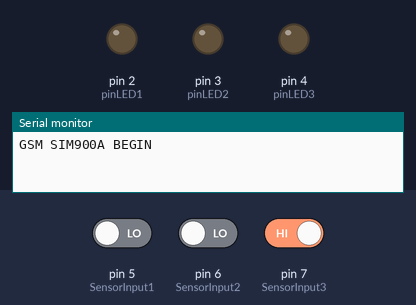
Bench run of a sketch on a simulated Arduino Uno, built with avr-gcc and run on an emulated ATmega328P. On the bench: output pins drawn as LEDs (lit = HIGH), the last lines printed to the serial monitor. The test bench sets the inputs (shaded band); at power-on: pin 5 (SensorInput1) LOW, pin 6 (SensorInput2) LOW, pin 7 (SensorInput3) HIGH. The modem accepts every AT command (registered, SIM ready, sends succeed) and sends nothing else.

Above: at 1.3 s.
1.4 s: pin 5 (SensorInput1) driven HIGH
At 1.7 s:
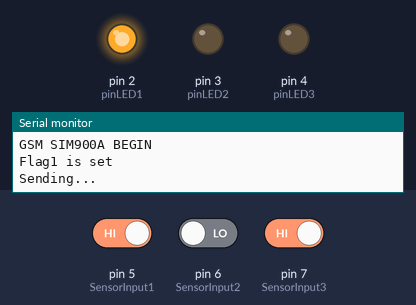
2.9 s: pin 6 (SensorInput2) driven HIGH
At 5.8 s:
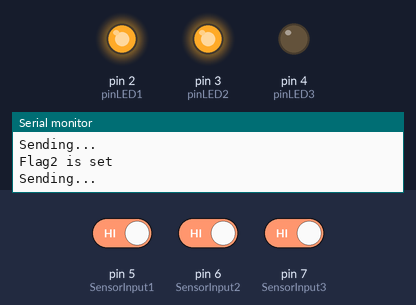
5.9 s: pin 5 (SensorInput1) driven LOW and pin 7 (SensorInput3) driven LOW
8.9 s: pin 7 (SensorInput3) driven HIGH
At 10.9 s:
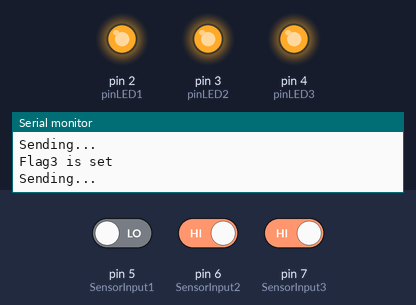
11.2 s: pin 5 (SensorInput1) driven HIGH
At 11.8 s:
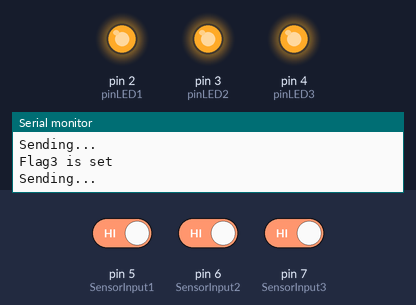
14.2 s: pin 6 (SensorInput2) driven LOW
At 15.1 s:
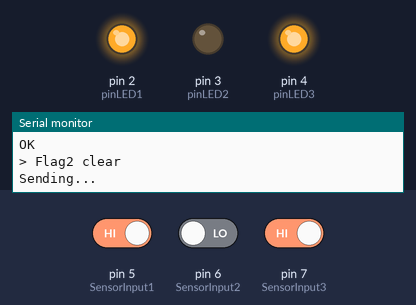
Timing chart, 0 to 16.7 s (numbered marks = the images above; inputs shaded):
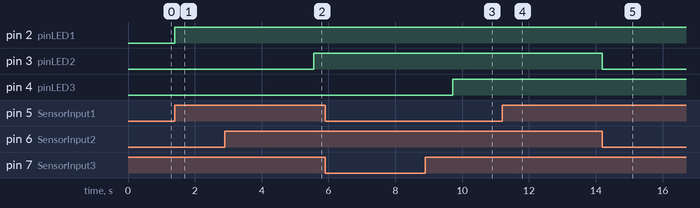

Measured:
- after the input at 1.4 s, pin 2 (pinLED1): LOW → HIGH at once
- after the input at 2.9 s, pin 3 (pinLED2): LOW → HIGH after 2.7 s
- after the input at 5.9 s, every drawn part: stays the same
- after the input at 8.9 s, pin 2 (pinLED1): stays HIGH (without the input it goes to LOW after 0.82 s); pin 4 (pinLED3): LOW → HIGH after 0.82 s
- after the input at 11.2 s, pin 2 (pinLED1): stays HIGH (without the input it goes to LOW after 2.7 s)
- after the input at 14.2 s, pin 3 (pinLED2): HIGH → LOW at once

The sketch:

GSM_BASED_WATER_LEVEL_MONITORING_ALARM_USING_ARDUINO.ino
```cpp
                  /*Connect 5VT to D9 and 5VR to D10*/
//* RX is digital pin 10 (connect to TX of other device)
//* TX is digital pin 11 (connect to RX of other device)

#include <SoftwareSerial.h>
SoftwareSerial mySerial(10,11);

int SensorInput1 = 5;
int SensorInput2 = 6;
int SensorInput3 = 7;
int pinLED1 = 2;
int pinLED2 = 3;
int pinLED3 = 4;
int Flag1 = 0;
int Flag2 = 0;
int Flag3 = 0;
int SensorState1;
int SensorState2;
int SensorState3;

void setup()
{
  pinMode(SensorInput1, INPUT);
  pinMode(SensorInput2, INPUT);
  pinMode(SensorInput3, INPUT);
  pinMode(pinLED1,OUTPUT);
  pinMode(pinLED2,OUTPUT);
  pinMode(pinLED3,OUTPUT);
  mySerial.begin(9600);
  Serial.begin(9600);
  Serial.println("GSM SIM900A BEGIN");
  delay(100);
}

void loop()
{
   SensorState1 = digitalRead(SensorInput1);
   if (SensorState1 == HIGH && Flag1 == 0)
  {
    Flag1 = 1;
    Serial.println("Flag1 is set");
    digitalWrite(pinLED1,HIGH);
    SendMessage("AT+CMGS=\"+959402512293\"\r", "Water level 1");
    delay(1000);


  }else if (SensorState1 == LOW && Flag1 == 1)
  {
    Flag1 = 0;
    Serial.println("Flag1 clear");
    digitalWrite(pinLED1,LOW);
    SendMessage("AT+CMGS=\"+959402512293\"\r", "Water falls below level 1");
    delay(1000);

  }


  SensorState2 = digitalRead(SensorInput2);
  if (SensorState2 == HIGH && SensorState1 == HIGH && Flag2 == 0)
  {
    Flag2 = 1;
    Serial.println("Flag2 is set");
    digitalWrite(pinLED2,HIGH);
    SendMessage("AT+CMGS=\"+959402512293\"\r", "Water level 2");
    delay(1000);


  }
  else if (SensorState2 == LOW && Flag2 == 1)
  {
    Flag2 = 0;
    Serial.println("Flag2 clear");
    digitalWrite(pinLED2,LOW);
    SendMessage("AT+CMGS=\"+959402512293\"\r", "Water falls below level 2 ");
    delay(1000);


  }

  SensorState3 = digitalRead(SensorInput3);
  if (SensorState1 == HIGH && SensorState2 == HIGH && SensorState3 == HIGH && Flag3 == 0)
  {
    Flag3 = 1;
    Serial.println("Flag3 is set");
    digitalWrite(pinLED3,HIGH);
    SendMessage("AT+CMGS=\"+959402512293\"\r", "Water level 3");
    delay(1000);


  }
  else if (SensorState3 == LOW && Flag3 == 1)
  {
    Flag3 = 0;
    Serial.println("Flag3 clear");
    digitalWrite(pinLED3,LOW);
    SendMessage("AT+CMGS=\"+959402512293\"\r", "Water falls below level 3 ");
    delay(1000);


  }

if (mySerial.available()>0)
 Serial.write(mySerial.read());

}


void SendMessage(String phNumber, String Msg)
{
  Serial.println("Sending...");
  mySerial.println("AT+CMGF=1");    //Sets the GSM Module in Text Mode
  delay(1000);  // Delay of 1000 milli seconds or 1 second
  mySerial.println(phNumber); // Replace x with mobile number
  delay(1000);
  mySerial.println(Msg);// The SMS text you want to send
  delay(100);
  mySerial.println((char)26);// ASCII code of CTRL+Z
  delay(1000);
}
```
